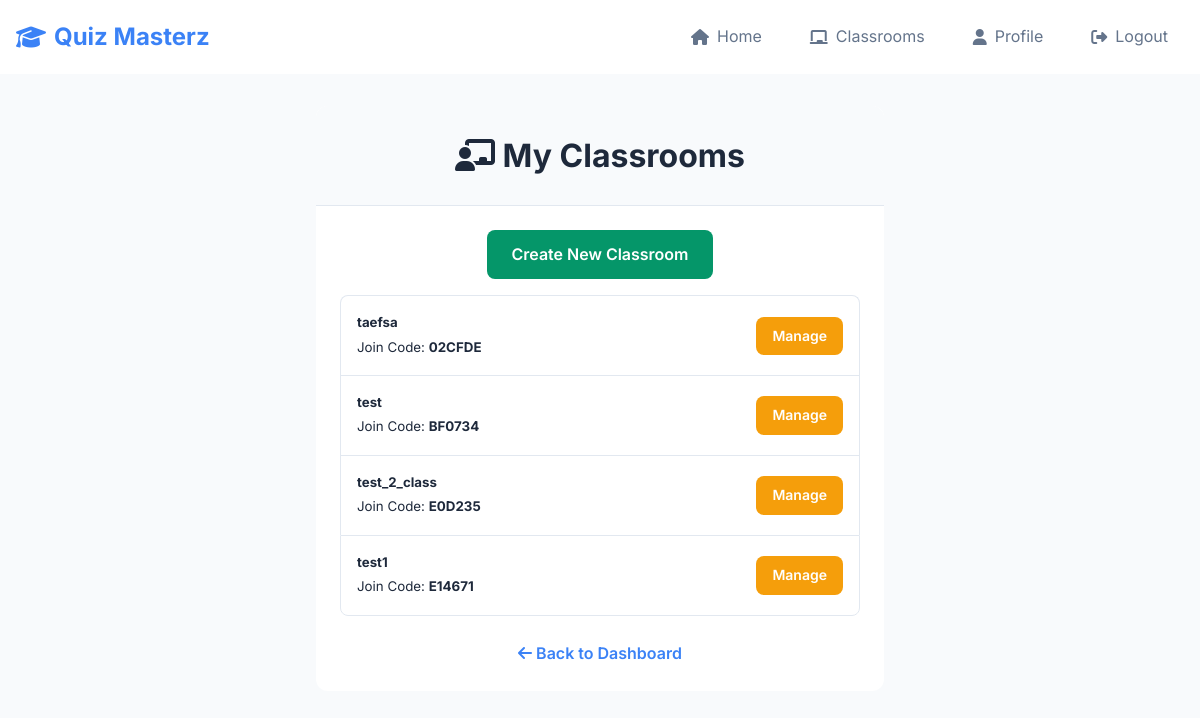
Before: /teacher/classrooms (signed in) with the older database file.
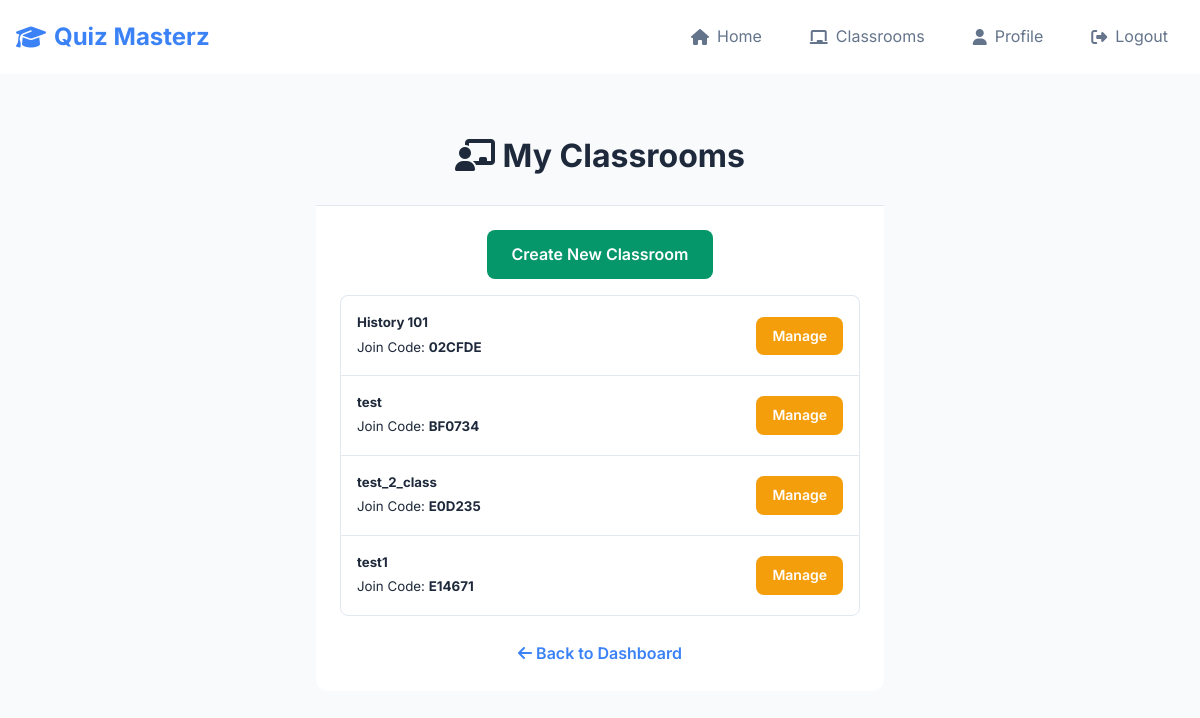
After: the same page with the newer database file.
### website/models.py (models this page shows, shortened)
class Classroom(db.Model):
    id = db.Column(db.Integer, primary_key=True)
    name = db.Column(db.String(100), nullable=False)
    teacher_id = db.Column(db.Integer, db.ForeignKey('user.id'), nullable=False)
    join_code = db.Column(db.String(8), unique=True, nullable=False)
    quizzes = db.relationship('Quiz', secondary=classroom_quizzes,
                              backref=db.backref('classrooms_assigned_to', lazy='dynamic'),
                              lazy='dynamic')
    quiz_attempts = db.relationship('StudentQuizAttempt', backref='classroom', lazy='dynamic')

### website/views.py (the view)
@views.route('/teacher/classrooms', methods=['GET'])
@login_required
def teacher_classrooms():
    if current_user.role != 'teacher':
        flash('Access denied.', category='error')
        return redirect(url_for('views.home'))
    classrooms = Classroom.query.filter_by(teacher_id=current_user.id).all()
    return render_template("teacher_classrooms.html", user=current_user, classrooms=classrooms)

### website/__init__.py (called while the page is built)
def create_app():
    app = Flask(__name__)
    app.config['SECRET_KEY'] = 'hjshjhdjah kjshkjdhjs'
    app.config['SQLALCHEMY_DATABASE_URI'] = f'sqlite:///{DB_NAME}'
    db.init_app(app)
    from .views import views
    from .auth import auth
    app.register_blueprint(views, url_prefix='/')
    app.register_blueprint(auth, url_prefix='/')
    with app.app_context():
        db.create_all()
    from .models import User, Classroom, Quiz, Question, Answer, StudentQuizAttempt
    login_manager = LoginManager()
    login_manager.login_view = 'auth.login'
    login_manager.init_app(app)
    @login_manager.user_loader
    def load_user(id):
        return User.query.get(int(id))
    return app

### website/templates/teacher_classrooms.html (shortened to what this page needs)
{% extends "base.html" %}
{% block content %}
<div class="container-sm">
    <div class="card">
        <div class="card-header text-center">
            <h1><i class="fas fa-chalkboard-teacher"></i> My Classrooms</h1>
        </div>
        <div class="card-body">
            <div class="mb-3 text-center">
                <a href="{{ url_for('views.create_classroom') }}" class="btn btn-success">Create New Classroom</a>
            </div>
            {% if classrooms %}
                <ul class="list-group">
                    {% for classroom in classrooms %}
                        <li class="list-group-item d-flex justify-content-between align-items-center">
                            <div>
                                <h5>{{ classroom.name }}</h5>
                                <small>Join Code: <strong>{{ classroom.join_code }}</strong></small>
                            </div>
                            <div>
                                <a href="{{ url_for('views.edit_classroom', classroom_id=classroom.id) }}" class="btn btn-sm btn-warning">Manage</a>
                            </div>
                        </li>
                    {% endfor %}
                </ul>
            {% else %}
                <p class="text-center text-muted">You haven't created any classrooms yet.</p>
            {% endif %}
            <br />
            <div class="text-center">
                <a href="{{ url_for('views.home') }}" class="link-primary">
                    <i class="fas fa-arrow-left"></i> Back to Dashboard
                </a>
            </div>
        </div>
    </div>
</div>
{% endblock %}

Changed rows visible on the page:
changed Classroom "02CFDE": name "taefsa" → "History 101"
